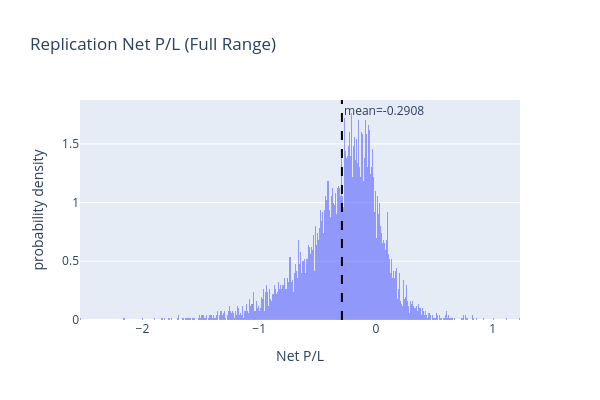

The cell this chart's notebook holds for it:
### Code cell
# Raw histogram using Plotly
mean_pnl = rep['pnl'].mean()
fig = px.histogram(
    rep,
    x='pnl',
    nbins=n_paths//10,
    histnorm='probability density',
    title='Replication Net P/L (Full Range)',
    labels={'pnl': 'Net P/L'},
    opacity=0.65
)
fig.add_vline(
    x=mean_pnl,
    line_dash="dash",
    line_color="black",
    annotation_text=f"mean={mean_pnl:.4f}",
    annotation_position="top right"
)
fig.update_layout(
    width=600,
    height=400,
    showlegend=False
)
fig.show()

### Figure 1 — Plotly figure (JSON) as saved in the notebook; plotly's stock layout.template omitted (floating-point values rounded to 4 significant figures; data arrays with more than 128 entries replaced by an {"elided": "..."} marker saying what was removed)
{"data": [{"bingroup": "x", "histnorm": "probability density", "hovertemplate": "Net P/L=%{x}<br>probability density=%{y}<extra></extra>", "legendgroup": "", "marker": {"color": "#636efa", "opacity": 0.65, "pattern": {"shape": ""}}, "name": "", "nbinsx": 1000, "orientation": "v", "showlegend": false, "type": "histogram", "x": {"elided": "10000 float values"}, "xaxis": "x", "yaxis": "y"}], "layout": {"annotations": [{"showarrow": false, "text": "mean=-0.2908", "x": -0.2908, "xanchor": "left", "xref": "x", "y": 1, "yanchor": "top", "yref": "y domain"}], "barmode": "relative", "height": 400, "legend": {"tracegroupgap": 0}, "shapes": [{"line": {"color": "black", "dash": "dash"}, "type": "line", "x0": -0.2908, "x1": -0.2908, "xref": "x", "y0": 0, "y1": 1, "yref": "y domain"}], "showlegend": false, "title": {"text": "Replication Net P/L (Full Range)"}, "width": 600, "xaxis": {"anchor": "y", "domain": [0, 1], "title": {"text": "Net P/L"}}, "yaxis": {"anchor": "x", "domain": [0, 1], "title": {"text": "probability density"}}}}
